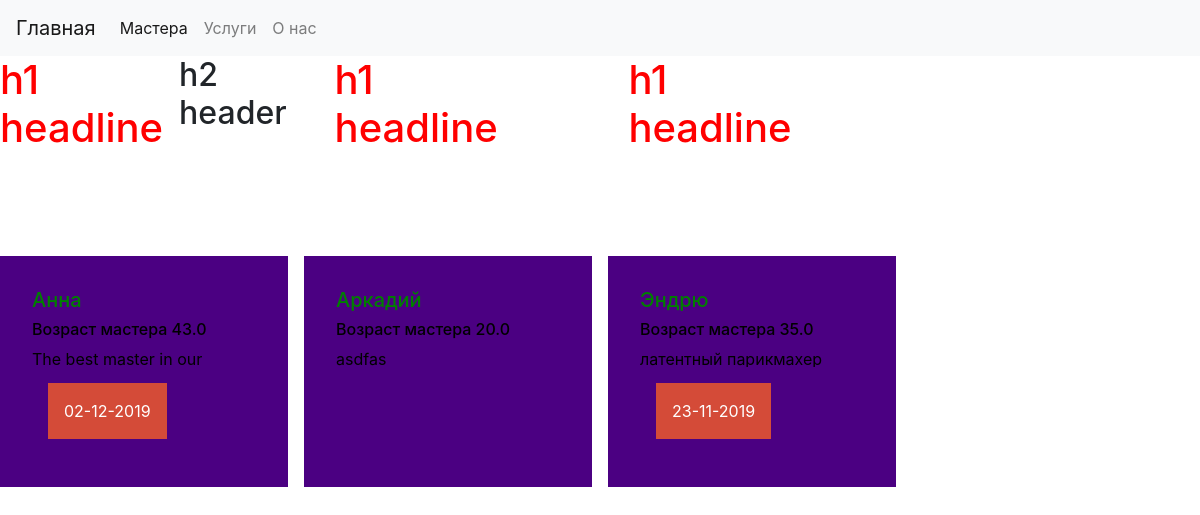
The page /service/1/ on the database its author committed.
### main_app/models.py (models this page shows, shortened)
class Master(models.Model):
    master_name = models.CharField(max_length= 50, verbose_name = 'Имя мастера')
    age = models.FloatField()
    description = models.TextField()
    master_service = models.ManyToManyField('Service')
    free_time = models.ManyToManyField('FreeTime')
    class Meta:
        verbose_name = 'Мастер'
        verbose_name_plural = 'Мастера'

class FreeTime(models.Model):
    time = models.DateTimeField(verbose_name = 'Свободное время')
    free_or_not = models.BooleanField(default= True)
    class Meta():
        verbose_name = 'Время'
        verbose_name_plural = 'Время'

### main_app/views.py (the view)
# urls.py: path('service/<int:service_id>/', MasterServiseView),
def MasterServiseView(request, service_id):
    masters = Master.objects.all()
    show_masters = []
    for master in masters:
        service = master.master_service.filter(id = service_id)
        if len(service):
            show_masters.append(master)
    data = {'masters': show_masters}
    return render(request, 'main_app/find_master.html', data)

### main_app/templates/main_app/find_master.html (shortened to what this page needs)
{% extends 'main_app/base.html'%}
{% block content %}
<div class="cardes">
  <div class="cardes">
    <h1>h1 headline</h1>
    <h2>h2 header</h2>
  </div>
  <div class="cardes">
    <h1>h1 headline</h1>
  </div>
  <div class="cardes">
    <h1>h1 headline</h1>
  </div>
</div>
<div class="cardes">
  {%for master in masters %}
      <div class="master_card">
        <h5 >{{master.master_name}}</h5>
        <h6 >Возраст мастера {{master.age}}</h6>
        <div class="description">
          <p >{{master.description}}</p>
        </div>
        {%for time in master.free_time.all %}
        <div class="inner_button">
          <a href= "/record/{{master.id}}/{{time.id}}" class="knopka" type="button">{{time.time|date:"d-m-Y"}}</a>
        </div>
        {% endfor %}
      </div>
    {% endfor %}
</div>
{% endblock %}

### static/css/style.css (style rules this page uses)
h1 { color: red; }
.description { height: 20px; overflow: hidden; }
.cardes { display: grid; grid-template-columns: repeat(4, 1fr); grid-auto-rows: minmax(200px,auto); grid-gap: 1em; }
.master_card { background-color: indigo; color: black; padding: 2em; }
.master_card > h5 { color: green; }
.knopka { color: #fff; text-decoration: none; user-select: none; background: rgb(212,75,56); padding: 1em; outline: none; }
.inner_button { padding: 1em; }

### rows shown on the page
Master: master_name "Анна", age "43.0", description "The best master in our…"
FreeTime: time "02-12-2019"
Master: master_name "Аркадий", age "20.0", description "asdfas"
Master: master_name "Эндрю", age "35.0", description "латентный парикмахер"
FreeTime: time "23-11-2019"
